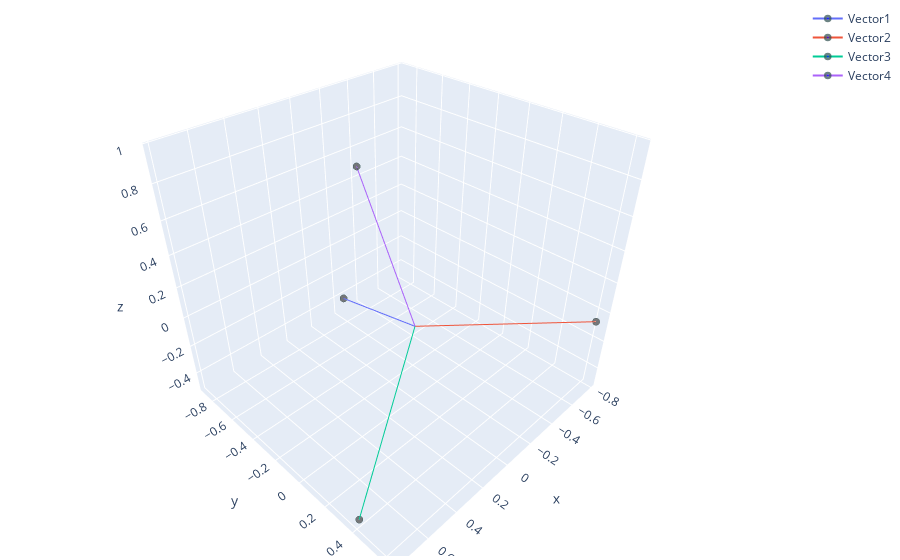

Notebook source saved alongside this figure:
### Markdown cell above
### Genome length = 4
***

### Code cell
toolbox.unregister("individual")
toolbox.unregister("population")
toolbox.register("individual", tools.initRepeat,creator.Individual,toolbox.vec_genes,n=4)
toolbox.register("population",tools.initRepeat,list, toolbox.individual)


population = toolbox.population(n=100)
#evaluate the entire population
fitnesses = list(map(toolbox.evaluate,population))
for ind, fit in zip(population, fitnesses):
    ind.fitness.values = fit

#extracting all the fitnesses of 
fits = [ind.fitness.values[0] for ind  in population]

g = 0
nG = 1000
#Begin the evolution
while g < nG:
    # A new generation
    g = g + 1
    CXPB = 0.5

#     print(f'-- Generation {g} --')
    #select the next generation of individuals
    offspring = toolbox.select(population, len(population))
    #clone selected individuals
    offspring = list(map(toolbox.clone, offspring))

    #apply crossover and mutation on the offspring
    for child1, child2 in zip(offspring[::2], offspring[1::2]):
        if random.random() < CXPB:
            toolbox.mate(child1, child2)
            del child1.fitness.values
            del child2.fitness.values

    for mutant in offspring:
        toolbox.mutate(mutant)
        del mutant.fitness.values

    #Evaluate individuals with an invalid fitness
    invalid_ind = [ind for ind in offspring if not ind.fitness.valid]
    fitnesses = map(toolbox.evaluate, invalid_ind)
    for ind, fit in zip(invalid_ind, fitnesses):
        ind.fitness.values = fit
    population[:] = offspring

    #Gather all the fitnesses in one list 
    fits = [ind.fitness.values[0] for ind in population]
    #strongest = [ind for ind in population if ind.fitness.values[0] == max(fits)]
    if g == 999:
        for ind in population:
            if ind.fitness.values[0] == max(fits):
                strongest = ind

    length = len(population)
    mean = sum(fits) / length
    sum2 = sum(x*x for x in fits)
    std = abs(sum2 / length - mean**2)**0.5

#     print("Min %s" % min(fits))
#     print("Max %s" % max(fits))
#     print("Avg %s" % mean)
#     print("Std %s" % std)
vects = [[g[0]*np.sin(g[1])*np.cos(g[2]),g[0]*np.sin(g[1])*np.sin(g[2]),g[0]*np.cos(g[1])] for g in strongest]
vector_plot(vects)

### Figure 1 — Plotly figure (JSON) as saved in the notebook; plotly's stock layout.template omitted (floating-point values rounded to 4 significant figures)
{"data": [{"marker": {"color": ["blue"], "line": {"color": "DarkSlateGrey", "width": 5}, "size": [0, 5]}, "name": "Vector1", "type": "scatter3d", "x": [0, -0.243], "y": [0, -0.8791], "z": [0, -0.4101]}, {"marker": {"color": ["blue"], "line": {"color": "DarkSlateGrey", "width": 5}, "size": [0, 5]}, "name": "Vector2", "type": "scatter3d", "x": [0, -0.7805], "y": [0, 0.6224], "z": [0, -0.05872]}, {"marker": {"color": ["blue"], "line": {"color": "DarkSlateGrey", "width": 5}, "size": [0, 5]}, "name": "Vector3", "type": "scatter3d", "x": [0, 0.7776], "y": [0, 0.3932], "z": [0, -0.4907]}, {"marker": {"color": ["blue"], "line": {"color": "DarkSlateGrey", "width": 5}, "size": [0, 5]}, "name": "Vector4", "type": "scatter3d", "x": [0, 0.2459], "y": [0, -0.1365], "z": [0, 0.9596]}], "layout": {"margin": {"b": 4, "l": 4, "r": 4, "t": 4}}}
